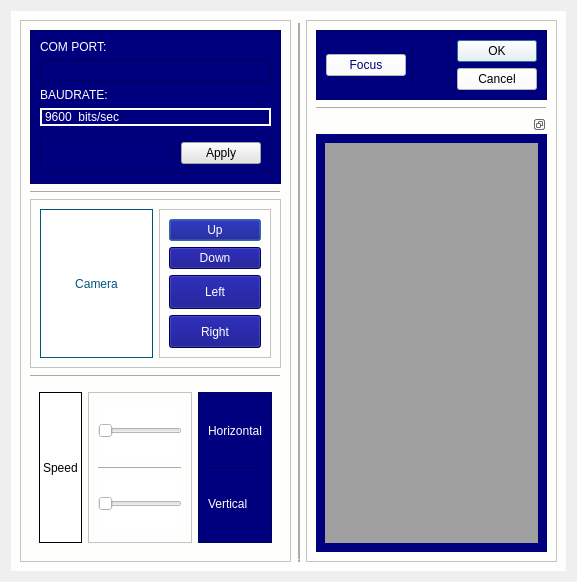
<?xml version="1.0" encoding="UTF-8"?>
<ui version="4.0">
 <class>Camera_Option</class>
 <widget class="QWidget" name="Camera_Option">
  <property name="geometry">
   <rect>
    <x>0</x>
    <y>0</y>
    <width>577</width>
    <height>362</height>
   </rect>
  </property>
  <property name="windowTitle">
   <string>Camera Options</string>
  </property>
  <layout class="QHBoxLayout" name="horizontalLayout_3">
   <item>
    <widget class="QWidget" name="widget_2" native="true">
     <property name="sizePolicy">
      <sizepolicy hsizetype="Preferred" vsizetype="MinimumExpanding">
       <horstretch>0</horstretch>
       <verstretch>0</verstretch>
      </sizepolicy>
     </property>
     <property name="styleSheet">
      <string notr="true">background-color: rgb(254, 255, 253);</string>
     </property>
     <layout class="QHBoxLayout" name="horizontalLayout">
      <item>
       <widget class="QFrame" name="frame_2">
        <property name="frameShape">
         <enum>QFrame::StyledPanel</enum>
        </property>
        <property name="frameShadow">
         <enum>QFrame::Raised</enum>
        </property>
        <layout class="QVBoxLayout" name="verticalLayout_2">
         <item>
          <widget class="QFrame" name="frame_8">
           <property name="styleSheet">
            <string notr="true">background-color: rgb(0, 0, 127);</string>
           </property>
           <property name="frameShape">
            <enum>QFrame::StyledPanel</enum>
           </property>
           <property name="frameShadow">
            <enum>QFrame::Raised</enum>
           </property>
           <layout class="QVBoxLayout" name="verticalLayout_5">
            <item>
             <widget class="QLabel" name="label_6">
              <property name="styleSheet">
               <string notr="true">color: rgb(255, 255, 255);</string>
              </property>
              <property name="text">
               <string>COM PORT:</string>
              </property>
             </widget>
            </item>
            <item>
             <widget class="QLineEdit" name="comport">
              <property name="styleSheet">
               <string notr="true">color: rgb(255, 255, 255);</string>
              </property>
             </widget>
            </item>
            <item>
             <widget class="QLabel" name="label_7">
              <property name="styleSheet">
               <string notr="true">color: rgb(255, 255, 255);</string>
              </property>
              <property name="text">
               <string>BAUDRATE:</string>
              </property>
             </widget>
            </item>
            <item>
             <widget class="QLabel" name="label_2">
              <property name="styleSheet">
               <string notr="true">border-color: rgb(255, 255, 255);
color: rgb(255, 255, 255);
font: 10pt &quot;MS Shell Dlg 2&quot;;
font: 87 8pt &quot;Arial Black&quot;;</string>
              </property>
              <property name="frameShape">
               <enum>QFrame::Box</enum>
              </property>
              <property name="frameShadow">
               <enum>QFrame::Plain</enum>
              </property>
              <property name="lineWidth">
               <number>2</number>
              </property>
              <property name="text">
               <string>9600  bits/sec</string>
              </property>
             </widget>
            </item>
            <item>
             <widget class="QFrame" name="frame_9">
              <property name="sizePolicy">
               <sizepolicy hsizetype="Preferred" vsizetype="Preferred">
                <horstretch>0</horstretch>
                <verstretch>0</verstretch>
               </sizepolicy>
              </property>
              <property name="frameShape">
               <enum>QFrame::StyledPanel</enum>
              </property>
              <property name="frameShadow">
               <enum>QFrame::Raised</enum>
              </property>
              <layout class="QHBoxLayout" name="horizontalLayout_7">
               <item>
                <spacer name="horizontalSpacer">
                 <property name="orientation">
                  <enum>Qt::Horizontal</enum>
                 </property>
                 <property name="sizeHint" stdset="0">
                  <size>
                   <width>40</width>
                   <height>20</height>
                  </size>
                 </property>
                </spacer>
               </item>
               <item>
                <widget class="Line" name="line_9">
                 <property name="frameShadow">
                  <enum>QFrame::Raised</enum>
                 </property>
                 <property name="orientation">
                  <enum>Qt::Vertical</enum>
                 </property>
                </widget>
               </item>
               <item>
                <widget class="QPushButton" name="pushButton_3">
                 <property name="styleSheet">
                  <string notr="true">color: rgb(0, 0, 0);
background-color: rgb(228, 228, 228);</string>
                 </property>
                 <property name="text">
                  <string>Apply</string>
                 </property>
                </widget>
               </item>
              </layout>
             </widget>
            </item>
           </layout>
          </widget>
         </item>
         <item>
          <widget class="Line" name="line_7">
           <property name="frameShadow">
            <enum>QFrame::Raised</enum>
           </property>
           <property name="orientation">
            <enum>Qt::Horizontal</enum>
           </property>
          </widget>
         </item>
         <item>
          <widget class="QFrame" name="frame_10">
           <property name="frameShape">
            <enum>QFrame::StyledPanel</enum>
           </property>
           <property name="frameShadow">
            <enum>QFrame::Raised</enum>
           </property>
           <layout class="QHBoxLayout" name="horizontalLayout_8">
            <item>
             <widget class="QLabel" name="label_4">
              <property name="sizePolicy">
               <sizepolicy hsizetype="Expanding" vsizetype="MinimumExpanding">
                <horstretch>0</horstretch>
                <verstretch>0</verstretch>
               </sizepolicy>
              </property>
              <property name="styleSheet">
               <string notr="true">font: 14pt &quot;MS Shell Dlg 2&quot;;
background-color: rgb(255, 255, 255);
color: rgb(0, 85, 127);</string>
              </property>
              <property name="frameShape">
               <enum>QFrame::Box</enum>
              </property>
              <property name="frameShadow">
               <enum>QFrame::Plain</enum>
              </property>
              <property name="text">
               <string>Camera</string>
              </property>
              <property name="alignment">
               <set>Qt::AlignCenter</set>
              </property>
             </widget>
            </item>
            <item>
             <widget class="QFrame" name="frame_12">
              <property name="frameShape">
               <enum>QFrame::StyledPanel</enum>
              </property>
              <property name="frameShadow">
               <enum>QFrame::Raised</enum>
              </property>
              <layout class="QVBoxLayout" name="verticalLayout_7">
               <item>
                <widget class="QPushButton" name="pushButton">
                 <property name="styleSheet">
                  <string notr="true">background-color: rgb(0, 0, 127);
font: 11pt &quot;MS Shell Dlg 2&quot;;
color: rgb(255, 255, 255);</string>
                 </property>
                 <property name="text">
                  <string>Up</string>
                 </property>
                 <property name="autoDefault">
                  <bool>true</bool>
                 </property>
                 <property name="default">
                  <bool>true</bool>
                 </property>
                 <property name="flat">
                  <bool>false</bool>
                 </property>
                </widget>
               </item>
               <item>
                <widget class="QPushButton" name="pushButton_2">
                 <property name="styleSheet">
                  <string notr="true">background-color: rgb(0, 0, 127);
font: 11pt &quot;MS Shell Dlg 2&quot;;
color: rgb(255, 255, 255);</string>
                 </property>
                 <property name="text">
                  <string>Down</string>
                 </property>
                </widget>
               </item>
               <item>
                <widget class="QPushButton" name="left">
                 <property name="sizePolicy">
                  <sizepolicy hsizetype="MinimumExpanding" vsizetype="MinimumExpanding">
                   <horstretch>0</horstretch>
                   <verstretch>0</verstretch>
                  </sizepolicy>
                 </property>
                 <property name="mouseTracking">
                  <bool>true</bool>
                 </property>
                 <property name="tabletTracking">
                  <bool>true</bool>
                 </property>
                 <property name="acceptDrops">
                  <bool>false</bool>
                 </property>
                 <property name="statusTip">
                  <string/>
                 </property>
                 <property name="styleSheet">
                  <string notr="true">background-color: rgb(0, 0, 127);
selection-color: rgb(0, 0, 0);
font: 11pt &quot;MS Shell Dlg 2&quot;;
color: rgb(255, 255, 255);</string>
                 </property>
                 <property name="text">
                  <string>Left</string>
                 </property>
                 <property name="default">
                  <bool>false</bool>
                 </property>
                </widget>
               </item>
               <item>
                <widget class="QPushButton" name="pushButton_4">
                 <property name="sizePolicy">
                  <sizepolicy hsizetype="Minimum" vsizetype="MinimumExpanding">
                   <horstretch>0</horstretch>
                   <verstretch>0</verstretch>
                  </sizepolicy>
                 </property>
                 <property name="styleSheet">
                  <string notr="true">background-color: rgb(0, 0, 127);
font: 11pt &quot;MS Shell Dlg 2&quot;;
color: rgb(255, 255, 255);</string>
                 </property>
                 <property name="text">
                  <string>Right</string>
                 </property>
                </widget>
               </item>
              </layout>
             </widget>
            </item>
           </layout>
          </widget>
         </item>
         <item>
          <widget class="Line" name="line_4">
           <property name="frameShadow">
            <enum>QFrame::Raised</enum>
           </property>
           <property name="orientation">
            <enum>Qt::Horizontal</enum>
           </property>
          </widget>
         </item>
         <item>
          <widget class="QWidget" name="widget_3" native="true">
           <property name="sizePolicy">
            <sizepolicy hsizetype="Preferred" vsizetype="MinimumExpanding">
             <horstretch>0</horstretch>
             <verstretch>0</verstretch>
            </sizepolicy>
           </property>
           <property name="autoFillBackground">
            <bool>false</bool>
           </property>
           <property name="styleSheet">
            <string notr="true">background-color: rgb(254, 255, 253);</string>
           </property>
           <layout class="QHBoxLayout" name="horizontalLayout_2">
            <item>
             <widget class="QLabel" name="label">
              <property name="mouseTracking">
               <bool>true</bool>
              </property>
              <property name="layoutDirection">
               <enum>Qt::LeftToRight</enum>
              </property>
              <property name="styleSheet">
               <string notr="true">background-color: rgb(255, 255, 255);
font: 10pt &quot;MS Shell Dlg 2&quot;;
color: rgb(0, 0, 0);</string>
              </property>
              <property name="frameShape">
               <enum>QFrame::Box</enum>
              </property>
              <property name="text">
               <string>Speed</string>
              </property>
              <property name="alignment">
               <set>Qt::AlignLeading|Qt::AlignLeft|Qt::AlignVCenter</set>
              </property>
             </widget>
            </item>
            <item>
             <widget class="QFrame" name="frame_3">
              <property name="frameShape">
               <enum>QFrame::StyledPanel</enum>
              </property>
              <property name="frameShadow">
               <enum>QFrame::Raised</enum>
              </property>
              <layout class="QVBoxLayout" name="verticalLayout">
               <item>
                <widget class="QSlider" name="horizontalSlider">
                 <property name="sizePolicy">
                  <sizepolicy hsizetype="MinimumExpanding" vsizetype="Preferred">
                   <horstretch>0</horstretch>
                   <verstretch>0</verstretch>
                  </sizepolicy>
                 </property>
                 <property name="cursor">
                  <cursorShape>SizeAllCursor</cursorShape>
                 </property>
                 <property name="layoutDirection">
                  <enum>Qt::LeftToRight</enum>
                 </property>
                 <property name="autoFillBackground">
                  <bool>false</bool>
                 </property>
                 <property name="styleSheet">
                  <string notr="true">background-color: rgb(255, 255, 255);</string>
                 </property>
                 <property name="orientation">
                  <enum>Qt::Horizontal</enum>
                 </property>
                </widget>
               </item>
               <item>
                <widget class="Line" name="line">
                 <property name="frameShadow">
                  <enum>QFrame::Raised</enum>
                 </property>
                 <property name="orientation">
                  <enum>Qt::Horizontal</enum>
                 </property>
                </widget>
               </item>
               <item>
                <widget class="QSlider" name="horizontalSlider_2">
                 <property name="sizePolicy">
                  <sizepolicy hsizetype="Minimum" vsizetype="Minimum">
                   <horstretch>0</horstretch>
                   <verstretch>0</verstretch>
                  </sizepolicy>
                 </property>
                 <property name="cursor">
                  <cursorShape>SizeAllCursor</cursorShape>
                 </property>
                 <property name="layoutDirection">
                  <enum>Qt::LeftToRight</enum>
                 </property>
                 <property name="autoFillBackground">
                  <bool>false</bool>
                 </property>
                 <property name="styleSheet">
                  <string notr="true">background-color: rgb(255, 255, 255);</string>
                 </property>
                 <property name="orientation">
                  <enum>Qt::Horizontal</enum>
                 </property>
                </widget>
               </item>
              </layout>
             </widget>
            </item>
            <item>
             <widget class="QFrame" name="frame_4">
              <property name="styleSheet">
               <string notr="true">background-color: rgb(0, 0, 127);</string>
              </property>
              <property name="frameShape">
               <enum>QFrame::StyledPanel</enum>
              </property>
              <property name="frameShadow">
               <enum>QFrame::Raised</enum>
              </property>
              <layout class="QVBoxLayout" name="verticalLayout_3">
               <item>
                <widget class="QLabel" name="label_3">
                 <property name="styleSheet">
                  <string notr="true">font: 10pt &quot;MS Shell Dlg 2&quot;;
background-color: rgb(0, 0, 127);
color: rgb(255, 255, 255);</string>
                 </property>
                 <property name="text">
                  <string>Horizontal</string>
                 </property>
                </widget>
               </item>
               <item>
                <widget class="Line" name="line_2">
                 <property name="frameShadow">
                  <enum>QFrame::Raised</enum>
                 </property>
                 <property name="orientation">
                  <enum>Qt::Horizontal</enum>
                 </property>
                </widget>
               </item>
               <item>
                <widget class="QLabel" name="label_5">
                 <property name="sizePolicy">
                  <sizepolicy hsizetype="Preferred" vsizetype="Preferred">
                   <horstretch>0</horstretch>
                   <verstretch>0</verstretch>
                  </sizepolicy>
                 </property>
                 <property name="styleSheet">
                  <string notr="true">font: 10pt &quot;MS Shell Dlg 2&quot;;
background-color: rgb(0, 0, 127);
color: rgb(255, 255, 255);</string>
                 </property>
                 <property name="text">
                  <string>Vertical</string>
                 </property>
                </widget>
               </item>
              </layout>
             </widget>
            </item>
           </layout>
          </widget>
         </item>
        </layout>
       </widget>
      </item>
      <item>
       <widget class="Line" name="line_3">
        <property name="frameShadow">
         <enum>QFrame::Raised</enum>
        </property>
        <property name="lineWidth">
         <number>3</number>
        </property>
        <property name="orientation">
         <enum>Qt::Vertical</enum>
        </property>
       </widget>
      </item>
      <item>
       <widget class="QFrame" name="frame_7">
        <property name="frameShape">
         <enum>QFrame::StyledPanel</enum>
        </property>
        <property name="frameShadow">
         <enum>QFrame::Raised</enum>
        </property>
        <layout class="QVBoxLayout" name="verticalLayout_4">
         <item>
          <widget class="QFrame" name="frame_5">
           <property name="sizePolicy">
            <sizepolicy hsizetype="Preferred" vsizetype="Maximum">
             <horstretch>0</horstretch>
             <verstretch>0</verstretch>
            </sizepolicy>
           </property>
           <property name="contextMenuPolicy">
            <enum>Qt::PreventContextMenu</enum>
           </property>
           <property name="layoutDirection">
            <enum>Qt::LeftToRight</enum>
           </property>
           <property name="styleSheet">
            <string notr="true">background-color: rgb(0, 0, 127);</string>
           </property>
           <property name="frameShape">
            <enum>QFrame::StyledPanel</enum>
           </property>
           <property name="frameShadow">
            <enum>QFrame::Raised</enum>
           </property>
           <layout class="QHBoxLayout" name="horizontalLayout_5">
            <item>
             <widget class="QPushButton" name="pushButton_5">
              <property name="styleSheet">
               <string notr="true">color: rgb(0, 0, 127);
background-color: rgb(255, 255, 255);
</string>
              </property>
              <property name="text">
               <string>Focus</string>
              </property>
             </widget>
            </item>
            <item>
             <widget class="Line" name="line_5">
              <property name="orientation">
               <enum>Qt::Vertical</enum>
              </property>
             </widget>
            </item>
            <item>
             <spacer name="horizontalSpacer_2">
              <property name="orientation">
               <enum>Qt::Horizontal</enum>
              </property>
              <property name="sizeHint" stdset="0">
               <size>
                <width>40</width>
                <height>20</height>
               </size>
              </property>
             </spacer>
            </item>
            <item>
             <widget class="Line" name="line_8">
              <property name="orientation">
               <enum>Qt::Vertical</enum>
              </property>
             </widget>
            </item>
            <item>
             <widget class="QDialogButtonBox" name="buttonBox">
              <property name="styleSheet">
               <string notr="true">background-color: rgb(255, 255, 255);</string>
              </property>
              <property name="orientation">
               <enum>Qt::Vertical</enum>
              </property>
              <property name="standardButtons">
               <set>QDialogButtonBox::Cancel|QDialogButtonBox::Ok</set>
              </property>
             </widget>
            </item>
           </layout>
          </widget>
         </item>
         <item>
          <widget class="Line" name="line_6">
           <property name="frameShadow">
            <enum>QFrame::Raised</enum>
           </property>
           <property name="orientation">
            <enum>Qt::Horizontal</enum>
           </property>
          </widget>
         </item>
         <item>
          <widget class="QDockWidget" name="dockWidget">
           <property name="styleSheet">
            <string notr="true">background-color: rgb(0, 0, 127);
color: rgb(255, 255, 255);</string>
           </property>
           <property name="features">
            <set>QDockWidget::DockWidgetFloatable|QDockWidget::DockWidgetMovable</set>
           </property>
           <property name="windowTitle">
            <string>Preview</string>
           </property>
           <widget class="QWidget" name="dockWidgetContents">
            <layout class="QVBoxLayout" name="verticalLayout_6">
             <item>
              <widget class="QMdiArea" name="mdiArea">
               <widget class="QWidget" name="subwindow">
                <property name="windowTitle">
                 <string>Subwindow</string>
                </property>
               </widget>
              </widget>
             </item>
            </layout>
           </widget>
          </widget>
         </item>
        </layout>
       </widget>
      </item>
     </layout>
    </widget>
   </item>
  </layout>
 </widget>
 <resources/>
 <connections/>
</ui>
